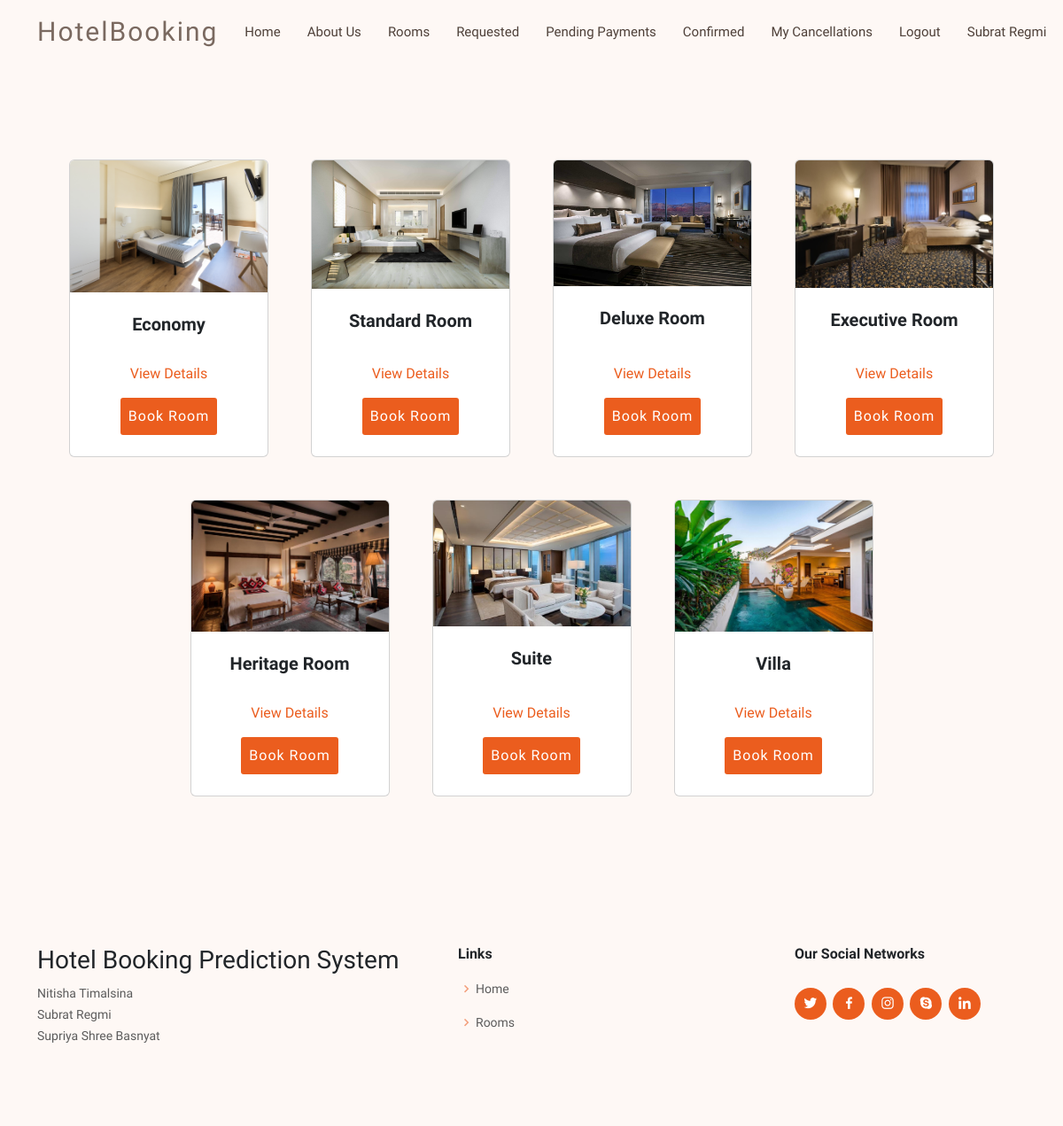
Screenshot of /rooms/ (signed in) with the database file from the repository.
### shared/models.py (models this page shows, shortened)
class CustomUser(AbstractUser):
    email = models.EmailField(unique=True)
    username = models.CharField(max_length=255, unique = True)
    fullname = models.CharField(max_length=255)
    is_customer = models.BooleanField(default=False)
    is_employee = models.BooleanField(default=False)
    repeated_guest = models.BooleanField(null  = True, default = False)
    pending_status = models.BooleanField(default = False, null = True)
    previous_bookings_not_cancelled = models.IntegerField(default=0)
    previous_bookings_cancelled = models.IntegerField(default=0)
    objects = CustomUserManager()
    USERNAME_FIELD = 'email'
    REQUIRED_FIELDS = ['username', 'fullname']

class Room(models.Model):
    name = models.CharField(max_length=50)
    price = models.DecimalField(max_digits=5, default = 0, decimal_places=2)
    description = models.CharField(max_length=250, blank = True, null = True)
    image = models.ImageField(upload_to = 'uploads/rooms', null=True)
    max_capacity = models.PositiveIntegerField(null = True)

### customer/views.py (the view)
# urls.py: path('rooms/', views.rooms, name = 'rooms'),
@customer_required
def rooms(request):
        rooms = Room.objects.all().order_by('price')
        return render(request, 'customer/rooms.html', {'rooms': rooms })

### customer/templates/customer/rooms.html (shortened to what this page needs)
{% extends "customer/base.html" %}
{% block content %}
        {% if user.is_authenticated and user.is_customer %}
        <section class="">
            <div class="container px-4 px-lg-5 mt-5">
                <div class="row gx-4 gx-lg-5 row-cols-2 row-cols-md-3 row-cols-xl-4 justify-content-center">
                    {% for room in rooms  %}
                    <div class="col mb-5">
                        <div class="card h-100">
                            <img class="card-img-top" src="{{room.image.url}}" alt="..." />
                            <div class="card-body p-4">
                                <div class="text-center">
                                    <h5 class="fw-bolder">{{room.name}}</h5>
                                </div>
                            </div>
                            <div class="card-footer p-4 pt-0 border-top-0 bg-transparent">
                                <div class="text-center">
                                    <a href = "{% url "room" room.id %}">View Details</a><br/>
                                    <a class="btn btn-get-started" href="{% url "booking_form" room.id %}">Book Room</a>
                                </div>
                            </div>
                        </div>
                    </div>
                    {% endfor %}
                </div>
            </div>
        </section>
        {% else %}
        <br/><br/>
        <div class = "container col-6 offset-3">
            <h3>You are not logged in. Please login to view this page</h3>
            <a href = "{% url "login_user" %}">Login Here</a>
        </div>
        {% endif %}
        {% endblock content %}

### customer/templates/customer/navbar.html (shortened to what this page needs)
<header id="header" class="fixed-top d-flex align-items-center">
    <div class="container d-flex align-items-center justify-content-between">
      <div class="logo">
        <h1 class="text-light"><a href="{% url "home_user" %}"><span>HotelBooking</span></a></h1>
      </div>
      <nav id="navbar" class="navbar border-body">
        <ul>
          <li><a class="nav-link scrollto" href="{% url "home_user" %}">Home</a></li>
          <li><a class="nav-link scrollto" href="{% url "about_us" %}">About Us</a></li>
          {% if user.is_authenticated and user.is_customer %}
          <li><a class="nav-link scrollto" href="{% url "rooms" %}">Rooms</a></li>
          <li><a class="nav-link scrollto" href="{% url "requested_bookings" %}">Requested </a></li>
          <li><a class="nav-link scrollto" href="{% url "pending_payments" %}">Pending Payments</a></li>
          <li><a class="nav-link scrollto" href="{% url "completed_payments" %}">Confirmed </a></li>
          <li><a class="nav-link scrollto" href="{% url "my_cancellations" %}">My Cancellations</a></li>
          <li><a class="nav-link scrollto" href="{% url "logout_user" %}">Logout</a></li>
          <li><a class="nav-link scrollto">{{user.fullname}}</a></li>
          {% endif %}
        </ul>
      </nav>
    </div>
  </header>

### static/customer/css/backgrounds.css (style rules this page uses)
.btn-get-started { font-family: "Raleway", sans-serif; font-weight: 500; font-size: 16px; letter-spacing: 1px; display: inline-block; padding: 8px 8px; border-radius: 3px; transition: 0.5s; margin-top: 15px; color: #fff; background: #eb5d1e; }
.navbar { padding: 0; background-color:#fef8f5; }

### static/customer/css/style.css (style rules this page uses)
body { font-family: "Open Sans", sans-serif; color: #212529; background: #fef8f5; }
a { color: #eb5d1e; text-decoration: none; }
h1, h2, h3, h4, h5, h6, .font-primary { font-family: "Raleway", sans-serif; }
#header { height: 72px; transition: all 0.5s; z-index: 997; transition: all 0.5s; background: #fef8f5; box-shadow: none; }
#header .logo h1 { font-size: 30px; margin: 0; line-height: 1; font-weight: 400; letter-spacing: 2px; }
#header .logo h1 a, #header .logo h1 a:hover { color: #7a6960; text-decoration: none; }
.navbar { padding: 0; background-color:#fef8f5; box-shadow: none; }
.navbar ul { margin: 0; padding: 0; display: flex; list-style: none; align-items: center; }
.navbar li { position: relative; }
.navbar a { display: flex; align-items: center; justify-content: space-between; padding: 10px 0 10px 30px; font-size: 15px; color: #4e4039; white-space: nowrap; transition: 0.3s; }
section { padding: 60px 0; overflow: hidden; }

### rows the page displays
CustomUser: fullname "Subrat Regmi"
Room: image (picture), name "Economy"
Room: image (picture), name "Standard Room"
Room: image (picture), name "Deluxe Room"
Room: image (picture), name "Executive Room"
Room: image (picture), name "Heritage Room"
Room: image (picture), name "Suite"
Room: image (picture), name "Villa"
